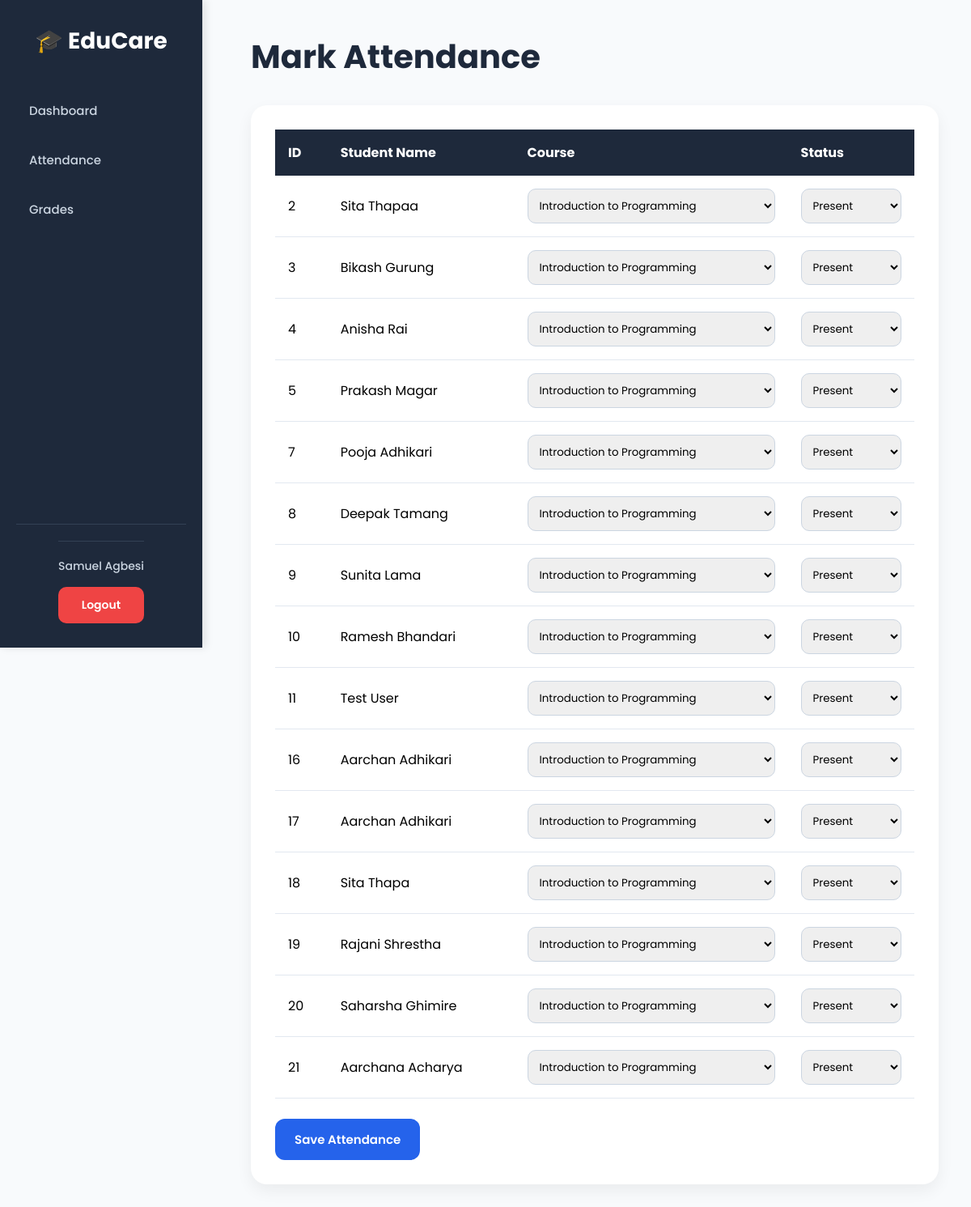
The page /03_Attendance_management/mark_attendance.php (signed in) on the database its author committed.
### tables this page shows
CREATE TABLE `student` (
  `StudentID` int(11) NOT NULL COMMENT 'Auto-incremented unique identifier for each student',
  `StudentName` varchar(100) DEFAULT NULL COMMENT 'Full anme of the student',
  `Email` varchar(100) NOT NULL COMMENT 'Unique email address used for login',
  `Level` varchar(100) DEFAULT NULL COMMENT 'Academic level e.g. Year 1, Year 2, Postgraduate',
  `DateOfBirth` date DEFAULT NULL COMMENT 'Date of birth of student',
  `DateEnrolled` datetime DEFAULT NULL COMMENT 'The date the student was registered on the system',
  `IsActive` tinyint(1) DEFAULT NULL COMMENT 'TRUE if student account is active, FALSE if deactivated',
  `Password` varchar(255) DEFAULT NULL
);

### 03_Attendance_management/mark_attendance.php (the view, shortened to what this page needs)
<?php
include('../navbar.php');
$db = new Database();
$conn = $db->connect();
$sql = "SELECT * FROM student WHERE IsActive = 1";
$result = $conn->query($sql);
?>
<!DOCTYPE html>
<html lang="en">
<head>
</head>
<body>
<div class="main-content">
    <h1 class="page-title">
        Mark Attendance
    </h1>
    <div class="card">
        <form method="POST">
            <table>
                <tr>
                    <th>ID</th>
                    <th>Student Name</th>
                    <th>Course</th>
                    <th>Status</th>
                </tr>
                <?php while($row = $result->fetch_assoc()): ?>
                    <tr>
                        <td>
                            <?= $row['StudentID'] ?>
                        </td>
                        <td>
                            <?= htmlspecialchars($row['StudentName']) ?>
                        </td>
                        <td>
                            <select
                                name="course[<?= $row['StudentID'] ?>]"
                                required
                            >
                                <option value="Introduction to Programming">
                                    Introduction to Programming
                                </option>
                            </select>
                        </td>
                        <td>
                            <select
                                name="attendance[<?= $row['StudentID'] ?>]"
                                required
                            >
                                <option value="Present">
                                    Present
                                </option>
                            </select>
                        </td>
                    </tr>
                <?php endwhile; ?>
            </table>
            <button
                type="submit"
                name="save_attendance"
                class="submit-btn"
            >
                Save Attendance
            </button>
        </form>
    </div>
</div>
</body>
</html>

### navbar.php (style rules this page uses)
body { margin: 0; font-family: 'Poppins', sans-serif; background: #f8fafc; box-sizing: border-box; }
body:not(.login-page) { padding-left: 270px; }

### 03_Attendance_management/mark_attendance.php (style rules this page uses)
* { margin:0; padding:0; box-sizing:border-box; font-family:'Poppins',sans-serif; }
body { background:#f8fafc; }
.main-content { padding:40px; }
.page-title { font-size:40px; color:#1e293b; margin-bottom:30px; font-weight:700; }
.card { background:white; border-radius:20px; padding:30px; box-shadow:0 8px 20px rgba(0,0,0,0.06); }
table { width:100%; border-collapse:collapse; }
th { background:#1e293b; color:white; padding:16px; text-align:left; }
td { padding:16px; border-bottom:1px solid #e2e8f0; }
select { width:100%; padding:10px; border:1px solid #cbd5e1; border-radius:10px; }
.submit-btn { margin-top:25px; background:#2563eb; color:white; border:none; padding:14px 24px; border-radius:12px; font-size:15px; font-weight:600; cursor:pointer; transition:0.3s; }

### rows shown on the page
student: StudentID "2", StudentName "Sita Thapaa", StudentID "Introduction to Programming", StudentID "Present"
student: StudentID "3", StudentName "Bikash Gurung", StudentID "Introduction to Programming", StudentID "Present"
student: StudentID "4", StudentName "Anisha Rai", StudentID "Introduction to Programming", StudentID "Present"
student: StudentID "5", StudentName "Prakash Magar", StudentID "Introduction to Programming", StudentID "Present"
student: StudentID "7", StudentName "Pooja Adhikari", StudentID "Introduction to Programming", StudentID "Present"
student: StudentID "8", StudentName "Deepak Tamang", StudentID "Introduction to Programming", StudentID "Present"
student: StudentID "9", StudentName "Sunita Lama", StudentID "Introduction to Programming", StudentID "Present"
student: StudentID "10", StudentName "Ramesh Bhandari", StudentID "Introduction to Programming", StudentID "Present"
student: StudentID "11", StudentName "Test User", StudentID "Introduction to Programming", StudentID "Present"
student: StudentID "16", StudentName "Aarchan Adhikari", StudentID "Introduction to Programming", StudentID "Present"
student: StudentID "17", StudentName "Aarchan Adhikari", StudentID "Introduction to Programming", StudentID "Present"
student: StudentID "18", StudentName "Sita Thapa", StudentID "Introduction to Programming", StudentID "Present"
student: StudentID "19", StudentName "Rajani Shrestha", StudentID "Introduction to Programming", StudentID "Present"
student: StudentID "20", StudentName "Saharsha Ghimire", StudentID "Introduction to Programming", StudentID "Present"
student: StudentID "21", StudentName "Aarchana Acharya", StudentID "Introduction to Programming", StudentID "Present"

### other values the page prints
$_SESSION['user_name'] "Samuel Agbesi"
